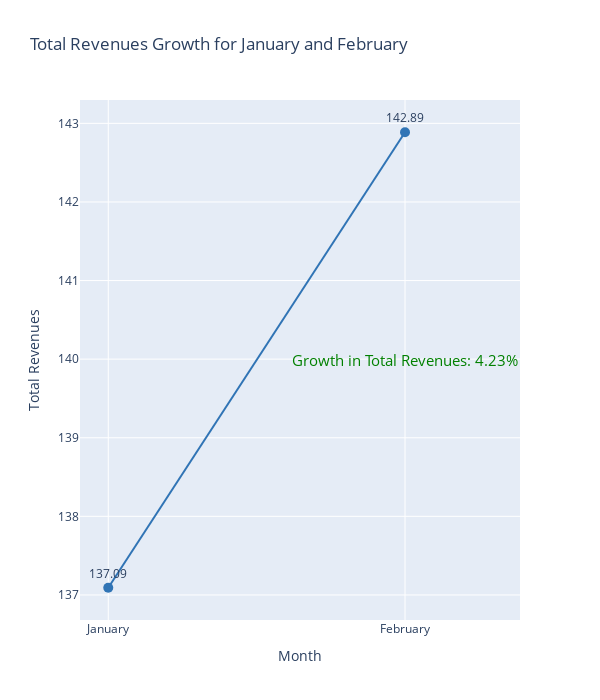

The notebook cell saved with this chart:
### Markdown cell above
## Total Revenues Growth for January and February

### Code cell
import plotly.graph_objects as go

# Data
months = ['January', 'February']
total_revenues = [137.09149284237, 142.886918633427]
growth_total_revenues = 4.22741460531058

# Create line chart
fig = go.Figure(data=[
    go.Scatter(
        name='Total Revenues',
        x=months,
        y=total_revenues,
        mode='lines+markers+text',
        line=dict(color='#3074b5'),
        marker=dict(color='#3074b5', size=10),
        text=[f'{rev:.2f}' for rev in total_revenues],
        textposition='top center'
    )
])

# Add annotation for the growth in total revenues
fig.add_annotation(
    x='February',
    y=(total_revenues[0] + total_revenues[1]) / 2,
    text=f'Growth in Total Revenues: {growth_total_revenues:.2f}%',
    showarrow=False,
    font=dict(color='Green', size=15),
    align='center'
)

fig.update_layout(
    title='Total Revenues Growth for January and February',
    xaxis_title='Month',
    yaxis_title='Total Revenues',
      width=600,
    height=700
)

# Show the plot
fig.show()

### Figure 1 — Plotly figure (JSON) as saved in the notebook; plotly's stock layout.template omitted (floating-point values rounded to 4 significant figures)
{"data": [{"line": {"color": "#3074b5"}, "marker": {"color": "#3074b5", "size": 10}, "mode": "lines+markers+text", "name": "Total Revenues", "text": ["137.09", "142.89"], "textposition": "top center", "type": "scatter", "x": ["January", "February"], "y": [137.1, 142.9]}], "layout": {"annotations": [{"align": "center", "font": {"color": "Green", "size": 15}, "showarrow": false, "text": "Growth in Total Revenues: 4.23%", "x": "February", "y": 140.0}], "height": 700, "title": {"text": "Total Revenues Growth for January and February"}, "width": 600, "xaxis": {"title": {"text": "Month"}}, "yaxis": {"title": {"text": "Total Revenues"}}}}
